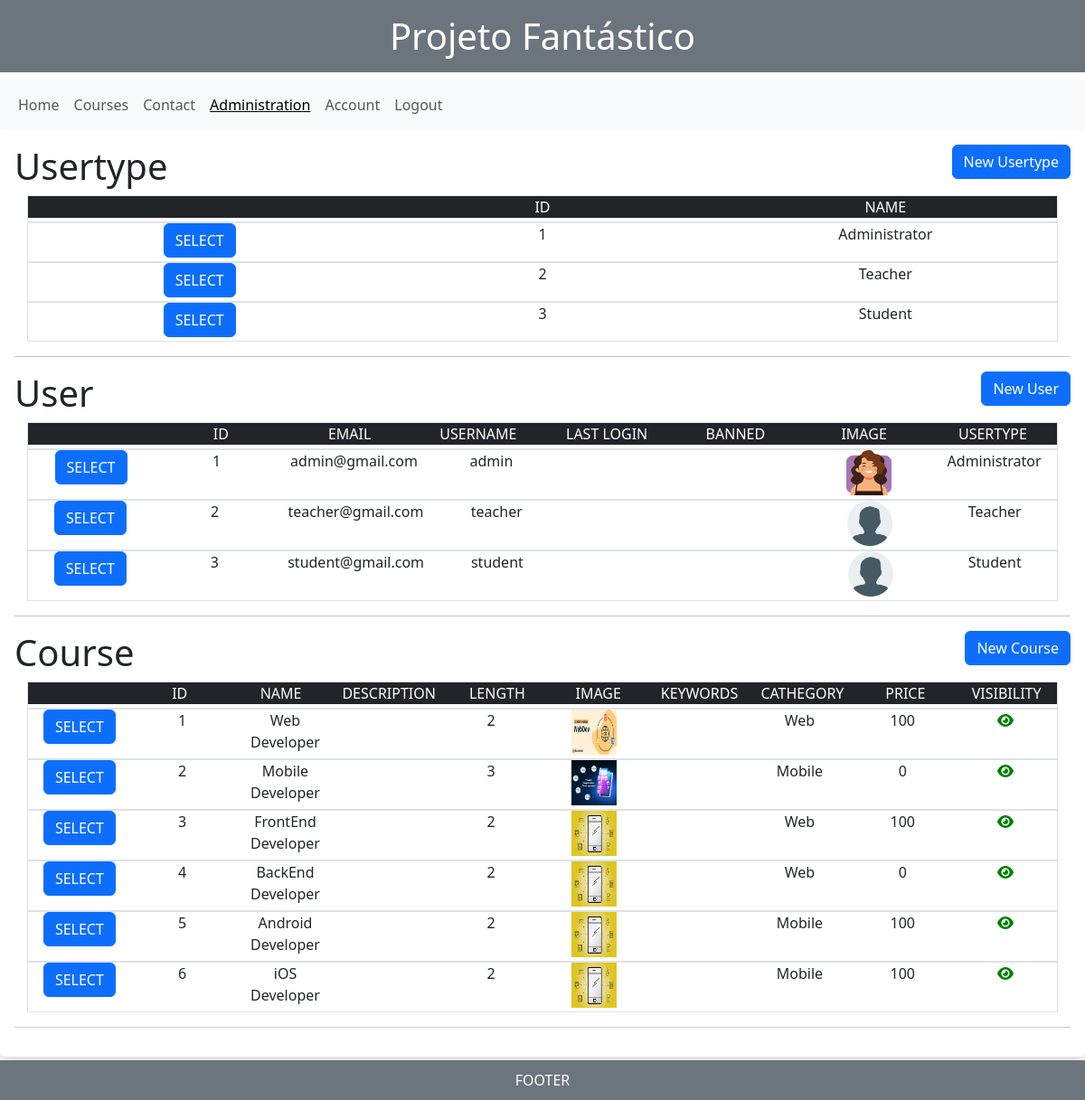
/index.php?p=administration (signed in), run on the app's committed database.
### tables this page shows
CREATE TABLE usertype(
    id INT AUTO_INCREMENT PRIMARY KEY,
    name VARCHAR(45) NOT NULL
);

CREATE TABLE user(
    id INT AUTO_INCREMENT PRIMARY KEY,
    email VARCHAR(100) NOT NULL UNIQUE,
    password VARCHAR(45) NOT NULL,
    username VARCHAR(45),
    last_login DATETIME,
    banned DATETIME,
    image VARCHAR(10),
    usertype_id INT,

    FOREIGN KEY (usertype_id) REFERENCES usertype(id)
);

CREATE TABLE course (
    id INT AUTO_INCREMENT PRIMARY KEY,
    name VARCHAR(100) NOT NULL,
    description TEXT,
    length DOUBLE,
    image VARCHAR(10),
    keywords VARCHAR(100),
    cathegory VARCHAR(100),
    price DOUBLE,
    visibility INT
);

### index.php (called while the page is built)
<?php
include('content/head.php');
include('content/header.php');
include('routes/routes.php');
include('content/footer.php');
?>

### db/course/selectAll.php (the view, shortened to what this page needs)
<?php
include('db/conn.php');
$sql = "SELECT * FROM course;";
$result = $conn->query($sql);
if ($result->num_rows > 0) {
?>
    <div class="container">
        <div class="row border">
            <div class="col text-center mb-1 text-white bg-dark"></div>
            <div class="col text-center mb-1 text-white bg-dark">ID</div>
            <div class="col text-center mb-1 text-white bg-dark">NAME</div>
            <div class="col text-center mb-1 text-white bg-dark">DESCRIPTION</div>
            <div class="col text-center mb-1 text-white bg-dark">LENGTH</div>
            <div class="col text-center mb-1 text-white bg-dark">IMAGE</div>
            <div class="col text-center mb-1 text-white bg-dark">KEYWORDS</div>
            <div class="col text-center mb-1 text-white bg-dark">CATHEGORY</div>
            <div class="col text-center mb-1 text-white bg-dark">PRICE</div>
            <div class="col text-center mb-1 text-white bg-dark">VISIBILITY</div>
        </div>
        <?php
        while ($row = $result->fetch_assoc()) {
        ?>
            <div class="row border">
                <div class="col text-center mb-1"><a href="index.php?p=course_details&id=<?= $row['id'] ?>" class="btn btn-primary">SELECT</a></div>
                <div class="col text-center mb-1"><?= $row['id'] ?></div>
                <div class="col text-center mb-1"><?= $row['name'] ?></div>
                <div class="col text-center mb-1">
                </div>
                <div class="col text-center mb-1"><?= $row['length'] ?></div>
                <div class="col text-center mb-1">
                    <?php if ($row['image'] == "") { ?>
                        <img class="img_table" src="img/courses/default.png" alt="">
                    <?php } else { ?>
                        <img class="img_table" src="img/courses/<?=$row['image']?>" alt="">
                    <?php } ?>
                </div>
                <div class="col text-center mb-1">
                </div>
                <div class="col text-center mb-1"><?= $row['cathegory'] ?></div>
                <div class="col text-center mb-1"><?= $row['price'] ?></div>
                <div class="col text-center mb-1">
                <?php if($row['visibility'] == 1){ ?>
                    <i class="fa-solid fa-eye"></i>
                <?php }else{ ?>
                    <i class="fa-solid fa-eye-slash"></i>
                <?php } ?>
                </div>
            </div>
        <?php }
        ?>
    </div>
<?php
}
?>

### db/usertype/selectAll.php (shortened to what this page needs)
<?php
include('db/conn.php');
$sql = "SELECT * FROM usertype";
$result = $conn->query($sql);
if ($result->num_rows > 0) {
    ?>
        <div class="container">
            <div class="row border">
                <div class="col text-center mb-1 text-white bg-dark"></div>
                <div class="col text-center mb-1 text-white bg-dark">ID</div>
                <div class="col text-center mb-1 text-white bg-dark">NAME</div>
            </div>
    <?php
    while($row = $result->fetch_assoc()) {?>
            <div class="row border">
                <div class="col text-center mb-1"><a href="index.php?p=usertype_details&id=<?=$row['id']?>" class="btn btn-primary">SELECT</a></div>
                <div class="col text-center mb-1"><?=$row['id']?></div>
                <div class="col text-center mb-1"><?=$row['name']?></div>
            </div>
<?php
    }
    ?>
        </div>
    <?php
}
?>

### db/user/selectAll.php (shortened to what this page needs)
<?php
include('db/conn.php');
$sql = "SELECT user.id, user.email, user.username, user.last_login, user.banned, user.image, usertype.name FROM user, usertype WHERE usertype.id = user.usertype_id;";
$result = $conn->query($sql);
if ($result->num_rows > 0) {
?>
    <div class="container">
        <div class="row border">
            <div class="col text-center mb-1 text-white bg-dark"></div>
            <div class="col text-center mb-1 text-white bg-dark">ID</div>
            <div class="col text-center mb-1 text-white bg-dark">EMAIL</div>
            <div class="col text-center mb-1 text-white bg-dark">USERNAME</div>
            <div class="col text-center mb-1 text-white bg-dark">LAST LOGIN</div>
            <div class="col text-center mb-1 text-white bg-dark">BANNED</div>
            <div class="col text-center mb-1 text-white bg-dark">IMAGE</div>
            <div class="col text-center mb-1 text-white bg-dark">USERTYPE</div>
        </div>
        <?php
        while ($row = $result->fetch_assoc()) {
        ?>
            <div class="row border">
                <div class="col text-center mb-1"><a href="index.php?p=user_details&id=<?= $row['id'] ?>" class="btn btn-primary">SELECT</a></div>
                <div class="col text-center mb-1"><?= $row['id'] ?></div>
                <div class="col text-center mb-1"><?= $row['email'] ?></div>
                <div class="col text-center mb-1"><?= $row['username'] ?></div>
                <div class="col text-center mb-1"><?= $row['last_login'] ?></div>
                <div class="col text-center mb-1"><?= $row['banned'] ?></div>
                <div class="col text-center mb-1">
                    <?php if ($row['image'] == "") { ?>
                        <img class="img_table" src="img/default.png" alt="">
                    <?php } else { ?>
                        <img class="img_table" src="img/users/<?=$row['image']?>" alt="">
                    <?php } ?>
                </div>
                <div class="col text-center mb-1"><?= $row['name'] ?></div>
            </div>
        <?php }
        ?>
    </div>
<?php
}
?>

### css/style.css (style rules this page uses)
.img_table { width: 50px; height: 50px; }
.fa-eye { color: green; }

### data on the page
usertype: id "1", name "Administrator"
usertype: id "2", name "Teacher"
usertype: id "3", name "Student"
user: id "1", email "admin@gmail.com", username "admin", image (picture), usertype.name "Administrator"
user: id "2", email "teacher@gmail.com", username "teacher", usertype.name "Teacher"
user: id "3", email "student@gmail.com", username "student", usertype.name "Student"
course: id "1", name "Web Developer", length "2", image (picture), cathegory "Web", price "100", visibility 1 (drawn)
course: id "2", name "Mobile Developer", length "3", image (picture), cathegory "Mobile", price "0", visibility 1 (drawn)
course: id "3", name "FrontEnd Developer", length "2", cathegory "Web", price "100", visibility 1 (drawn)
course: id "4", name "BackEnd Developer", length "2", cathegory "Web", price "0", visibility 1 (drawn)
course: id "5", name "Android Developer", length "2", cathegory "Mobile", price "100", visibility 1 (drawn)
course: id "6", name "iOS Developer", length "2", cathegory "Mobile", price "100", visibility 1 (drawn)
